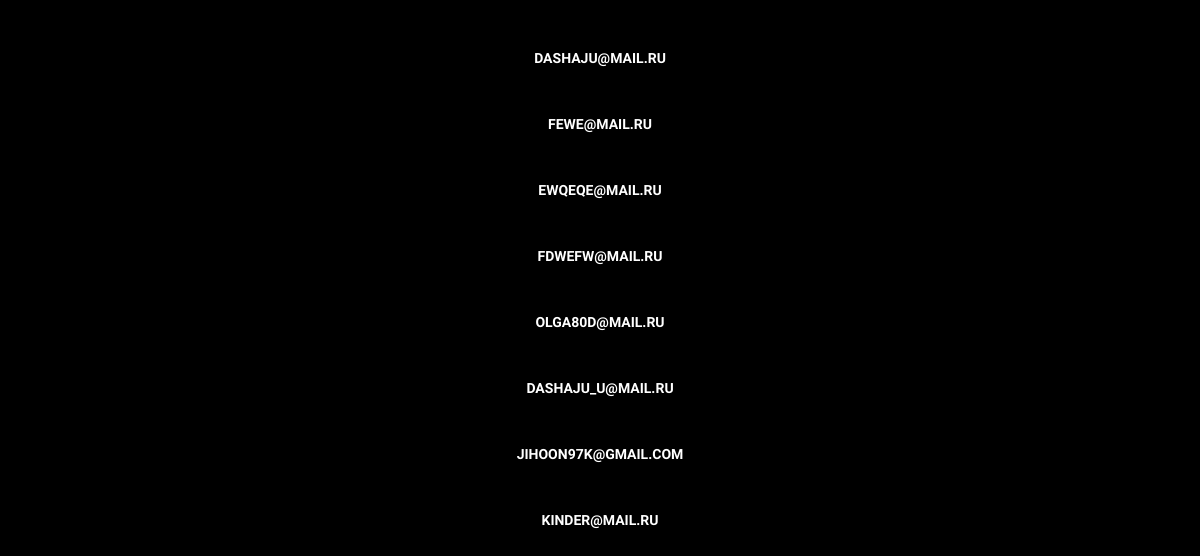
The app's page /profiles/ (signed in) with its own data.
### profiles/models.py (models this page shows, shortened)
class Profile(models.Model):
    user = models.OneToOneField(User, on_delete=models.CASCADE)
    first_name = models.CharField(max_length=150, null=True, blank=True)
    second_name = models.CharField(max_length=150, null=True, blank=True)
    username = models.CharField(max_length=150, null=True, blank=True)
    avatar = models.ImageField(upload_to='avatars/', null=True, blank=True, default='avatars/no_avatar.png')

class User(AbstractUser):
    username = models.CharField(_("username"), max_length=150, blank=True)
    email = models.EmailField(_("email address"), unique=True)
    USERNAME_FIELD = 'email'
    REQUIRED_FIELDS = []
    objects = UserManager()

### main_app/views.py (the view)
# urls.py: path("profiles/", views.UserProfileList.as_view(), name="profile_list"),
class UserProfileList(LoginRequiredMixin, ListView):
    model = Profile
    template_name = 'profiles/profile_list.html'
    context_object_name = 'profile_list'
    raise_exception = False

### templates/profiles/profile_list.html (shortened to what this page needs)
{% load static %}
<!DOCTYPE html>
<html lang="en">
<head>
    <meta charset="UTF-8">  <link rel="stylesheet" href="{% static 'css/default.css' %}">
</head>
<body>
    {% for profile in profile_list %}
        <div class="chats_names_list"><a href="{% url 'profile_detail' pk=profile.id %}" target="_blank">
            {{ profile.user.email }}</a></div>
    {% endfor %}
</body>
</html>

### static/css/default.css (style rules this page uses)
body { margin: 0; padding: 0; display: flex; flex-direction: column; align-items: center; font-family: 'TeXGyreHeros', sans-serif; color: #EFEFEF; }
::placeholder { color: rgba(239, 239, 239, 0.7) !important; }
.chats_names_list { display: flex; flex-direction: row; justify-content: space-around; padding-top: 50px; padding-left: 70px; padding-right: 70px; }
.chats_names_list a { font-family: "Raleway", sans-serif; text-decoration: none; text-transform: uppercase; font-weight: 600; font-size: 14px; color: #FFFFFF; transition: color 0.5s; }

### templates/profiles/profile_list.html (style rules this page uses)
body { background-color: #000000; background-size: cover; background-repeat: no-repeat; }

### records on screen
Profile: user.email "DASHAJU@MAIL.RU"
Profile: user.email "FEWE@MAIL.RU"
Profile: user.email "EWQEQE@MAIL.RU"
Profile: user.email "FDWEFW@MAIL.RU"
Profile: user.email "OLGA80D@MAIL.RU"
Profile: user.email "DASHAJU_U@MAIL.RU"
Profile: user.email "JIHOON97K@GMAIL.COM"
Profile: user.email "KINDER@MAIL.RU"
